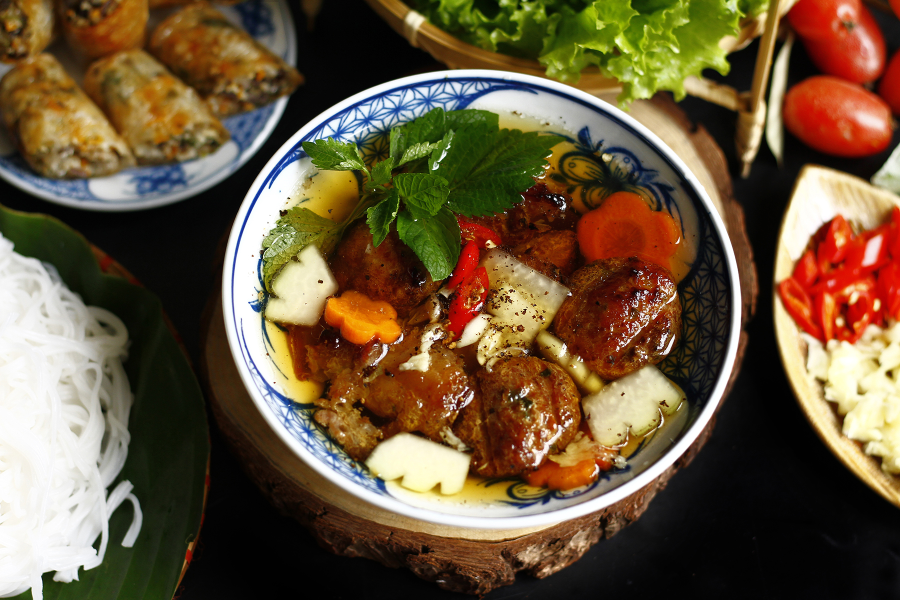
#> input picture frontend/src/assets/images/dish/dish_1.jpg, 1800 x 1200 px (shown at 1/2 size)
$ python -i preprocess.py   (imports and definitions only)
#> lines starting #> are read from the running program, lines starting #| are printed output that depends on the picture
### model/utils/logger.py
import logging
from logging.handlers import RotatingFileHandler
from pathlib import Path

from utils.config import settings

LOG_LEVEL = getattr(logging, settings.log_level.upper(), logging.INFO)
FILE_FORMATTER = logging.Formatter("[ %(levelname)s ] %(message)s - %(asctime)s")
CONSOLE_FORMATTER = logging.Formatter("[ %(levelname)s ] %(message)s")

# [27 lines left out: function setup_logger, not called in this run]

### model/utils/preprocess.py
import cv2
import numpy as np

from model.utils.config import settings
from model.utils.logger import setup_logger

logger = setup_logger(__name__, "preprocess.log")
#> further down, picture is the input picture: shape (1200, 1800, 3); mean B, G, R 59.9, 86.9, 107.1


def validate_image(img: np.ndarray, file_size: int | None = None) -> np.ndarray:
    if img is None or img.size == 0:
        raise ValueError("Empty or unreadable image")

    max_file_bytes = settings.max_file_mb * 1024 * 1024
    max_long_side = settings.max_long_side

    if file_size is not None and file_size > max_file_bytes:
        raise ValueError(
            f"File too large: {file_size / 1024 / 1024:.1f} MB "
            f"(max {settings.max_file_mb} MB)"
        )

    h, w = img.shape[:2]
#> h = 1200; w = 1800

    if w > settings.max_width or h > settings.max_height:
        raise ValueError(
            f"Image dimensions too large: {w}x{h} "
            f"(max {settings.max_width}x{settings.max_height})"
        )

    if h < 10 or w < 10:
        raise ValueError(f"Image too small: {w}x{h}")

    # Ensure 3-channel uint8
    if img.ndim == 2:
        img = cv2.cvtColor(img, cv2.COLOR_GRAY2RGB)
    elif img.shape[2] == 4:
        img = cv2.cvtColor(img, cv2.COLOR_BGRA2BGR)

    if img.dtype != np.uint8:
        img = np.clip(img, 0, 255).astype(np.uint8)

    # Downscale to max_long_side if needed
    long_side = max(h, w)
#> long_side = 1800
    if long_side > max_long_side:
        scale = max_long_side / long_side
#> scale = 0.444
        new_w = int(w * scale)
#> new_w = 800
        new_h = int(h * scale)
#> new_h = 533
        logger.info(f"Resizing {w}x{h} -> {new_w}x{new_h} (scale {scale:.3f})")
        img = cv2.resize(img, (new_w, new_h), interpolation=cv2.INTER_AREA)
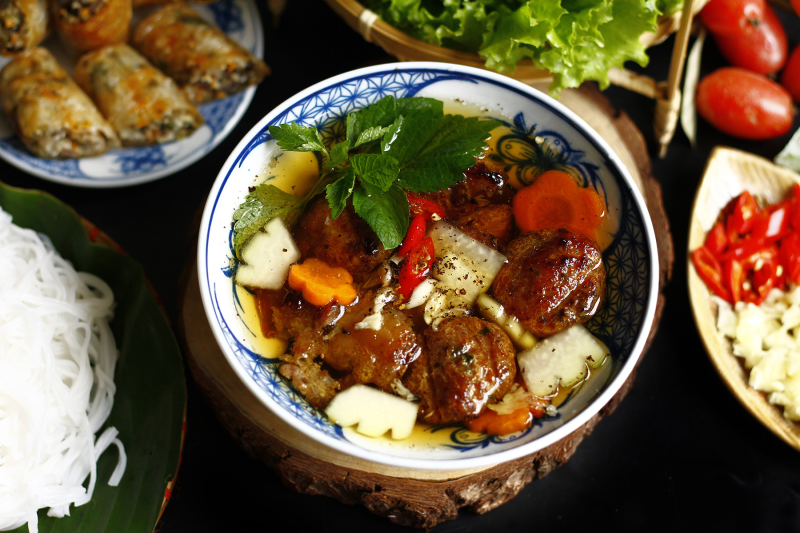
#> img: shape (533, 800, 3); mean of channels 0, 1, 2 59.9, 86.9, 107.1; drawn as B, G, R

    return img

>>> import cv2
>>> picture = cv2.imread('../../frontend/src/assets/images/dish/dish_1.jpg')
>>> result = validate_image(picture)
